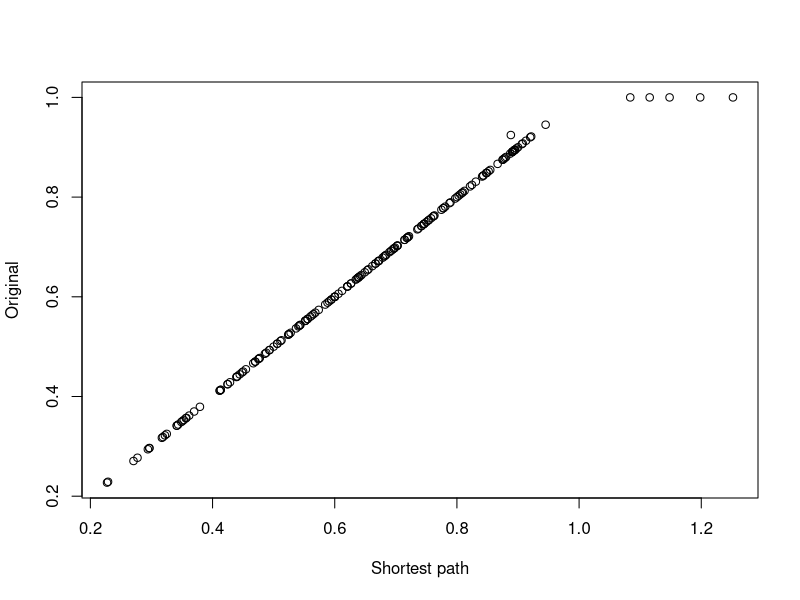

Reproduce this figure in R.
library(vegan)


### Name: stepacross
### Title: Stepacross as Flexible Shortest Paths or Extended
###   Dissimilarities
### Aliases: stepacross
### Keywords: multivariate

### ** Examples

# There are no data sets with high beta diversity in vegan, but this
# should give an idea.
data(dune)
dis <- vegdist(dune)
edis <- stepacross(dis)
plot(edis, dis, xlab = "Shortest path", ylab = "Original")
## Manhattan distance have no fixed upper limit.
dis <- vegdist(dune, "manhattan")
is.na(dis) <- no.shared(dune)
dis <- stepacross(dis, toolong=0)
